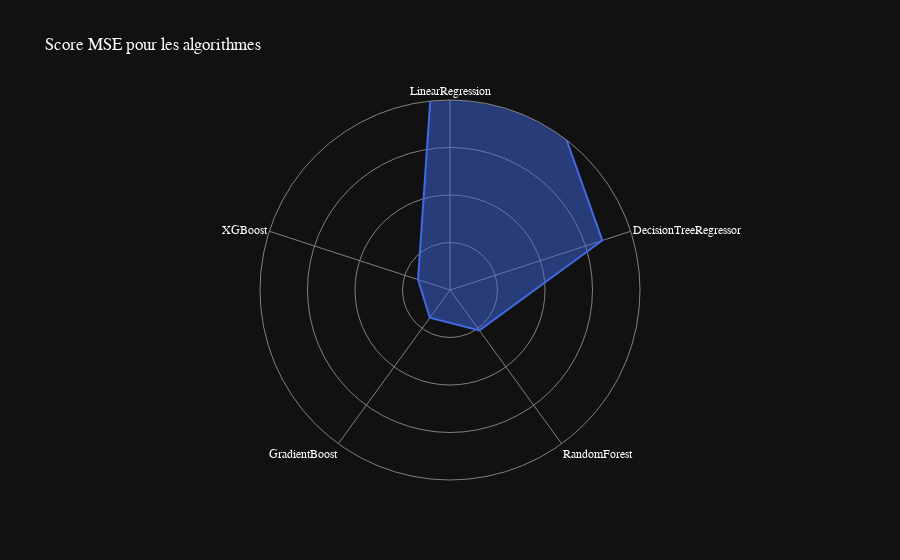

Notebook source saved alongside this figure:
### Code cell
# affichage en spiderchart des scores MSE des algorithmes
df = pd.DataFrame(dict(
    r=[mse_linear/10e9, mse_tree/10e9, mse_random_forest/10e9, mse_gradient/10e9, mse_xgboost/10e9],
    theta=['LinearRegression','DecisionTreeRegressor','RandomForest',
           'GradientBoost', 'XGBoost']))

fig = px.line_polar(df, r='r', theta='theta',title="Score MSE pour les algorithmes", line_close=True, template='plotly_dark', color_discrete_sequence=['royalblue'])
fig.update_traces(fill='toself')
# change la police
fig.update_layout(
    font=dict(
        family="Optima",
        size=12,
        color="white"
    )
)
# Masquer la ligne représentant les valeurs de 0 à 5 sur l'axe radial
fig.update_layout(
    polar=dict(
        radialaxis=dict(
            showline=False, # masquer la ligne sur l'axe radial
            range=[0,200], # plage maximale de l'axe radial
            showticklabels=False
        )
    )
)

fig.update_layout(
    polar=dict(
        radialaxis=dict(gridcolor='gray', linecolor='gray'),
        angularaxis=dict(gridcolor='gray', linecolor='gray')
    )
)
fig.show()

### Figure 1 — Plotly figure (JSON) as saved in the notebook; plotly's stock layout.template omitted (floating-point values rounded to 4 significant figures)
{"data": [{"fill": "toself", "hovertemplate": "r=%{r}<br>theta=%{theta}<extra></extra>", "legendgroup": "", "line": {"color": "royalblue", "dash": "solid"}, "marker": {"symbol": "circle"}, "mode": "lines", "name": "", "r": [503.1, 168.6, 52.57, 36.15, 35.38, 503.1], "showlegend": false, "subplot": "polar", "theta": ["LinearRegression", "DecisionTreeRegressor", "RandomForest", "GradientBoost", "XGBoost", "LinearRegression"], "type": "scatterpolar"}], "layout": {"font": {"color": "white", "family": "Optima", "size": 12}, "legend": {"tracegroupgap": 0}, "polar": {"angularaxis": {"direction": "clockwise", "gridcolor": "gray", "linecolor": "gray", "rotation": 90}, "domain": {"x": [0, 1], "y": [0, 1]}, "radialaxis": {"gridcolor": "gray", "linecolor": "gray", "range": [0, 200], "showline": false, "showticklabels": false}}, "title": {"text": "Score MSE pour les algorithmes"}}}
